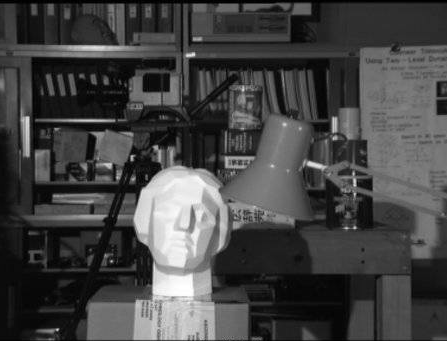
#> input picture 01-OpencvPythonTutorial/ch22/tsukuba_l.png, 447 x 341 px
$ python 02-createCLAHE.py
#> lines starting #> are read from the running program, lines starting #| are printed output that depends on the picture
# -*-coding:utf-8-*-
# @Author: Damon0626
# @Time  : 18-12-16 下午2:53
# @Email : wwymsn@163.com
# @Software: PyCharm

import cv2
import matplotlib.pyplot as plt
'''
1、为什么要做直方图均衡化
在现实的拍摄过程中，比如说视频监控领域，由于其图像的灰度分布集中在较窄的范围内，这就导致了图像的细节不够清晰。
为什么不清晰呢，因为灰度分布较窄时，那么，在计算对比度的时候，对比度就很小，所以就不清晰。为了使得图像变得清晰，
那么就需要使得灰度值的差别变大，为了使得灰度值的差别变大，就意味着灰度分布就变的较宽，使得灰度值分布变得均匀，
在某个灰度级区间内，像素的个数分布大致相同，这样才能使得图像的对比度增强，细节变得清晰可见。
'''

image = cv2.imread('tsukuba_l.png', 0)
#> image is the input picture: shape (341, 447); min 0, max 255, mean 68.2
plt.subplot(221), plt.hist(image.ravel(), 256, [0, 256])
plt.subplot(223), plt.imshow(image)
clahe = cv2.createCLAHE(2.0, (8, 8))
cl1 = clahe.apply(image)
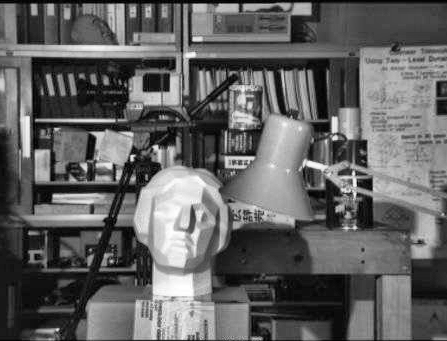
#> cl1: shape (341, 447); min 0, max 255, mean 97.8
plt.subplot(222), plt.hist(cl1.ravel(), 256, [0, 256])
plt.subplot(224), plt.imshow(cl1)
plt.show()
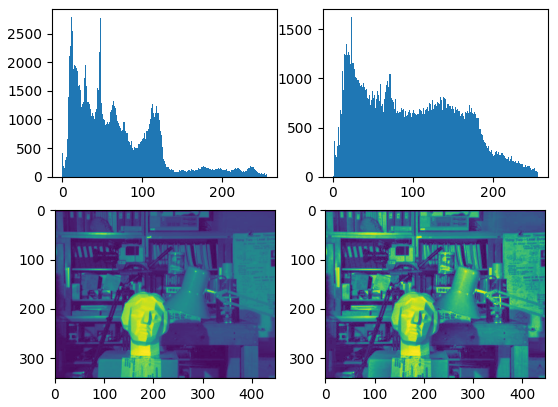
#> figure drawn by matplotlib, 4 panels; panel 1: tallest bar 2798 high, from x = 11 to 12; panel 3: tallest bar 1630 high, from x = 23 to 24

$ run again, with 01-OpencvPythonTutorial/ch22/12.png copied over 01-OpencvPythonTutorial/ch22/tsukuba_l.png
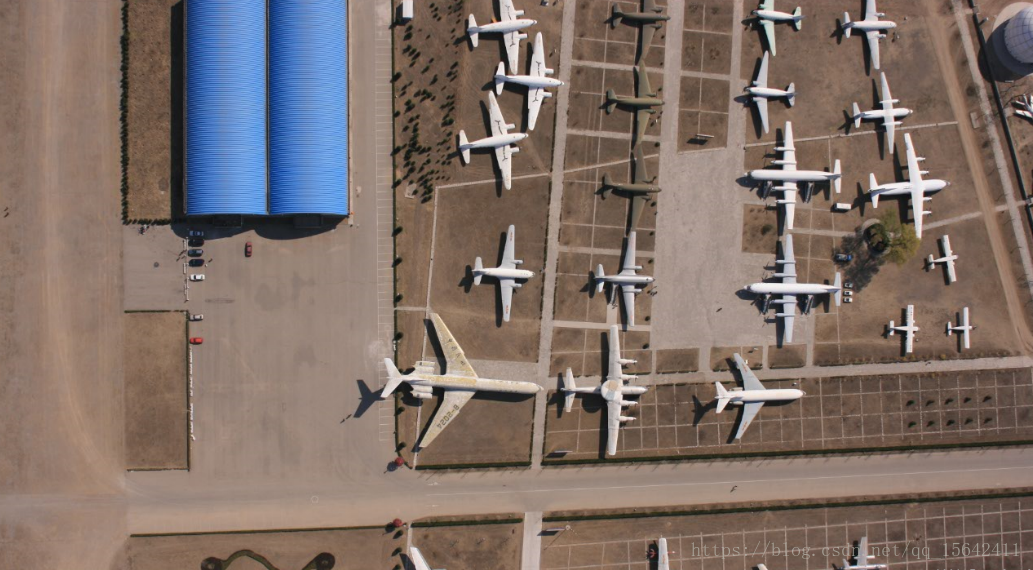
#> input picture 01-OpencvPythonTutorial/ch22/12.png, 1033 x 570 px
#> `cl1 = clahe.apply(image)`:
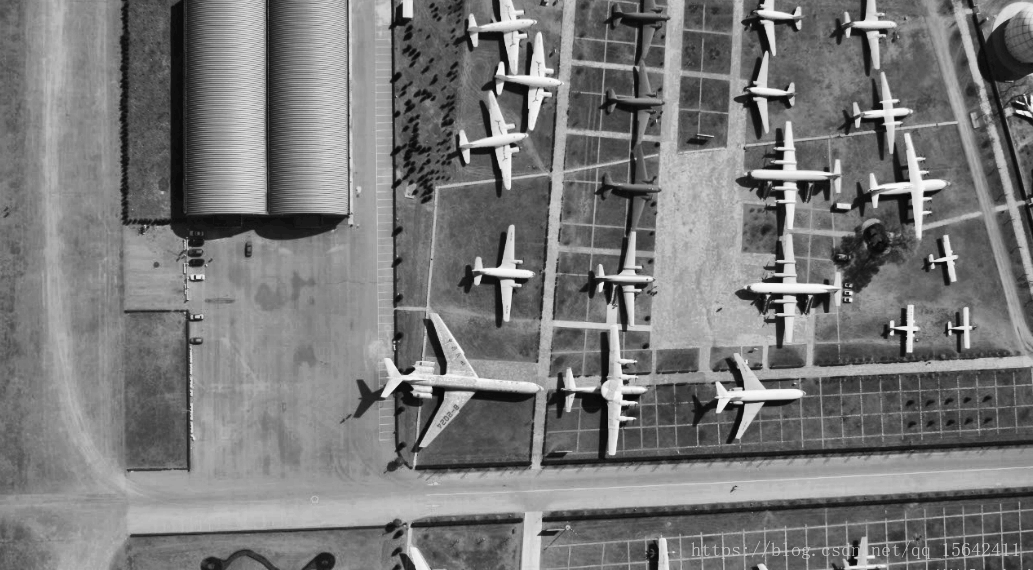
#> cl1: shape (570, 1033); min 0, max 252, mean 120.6
#> `plt.show()`:
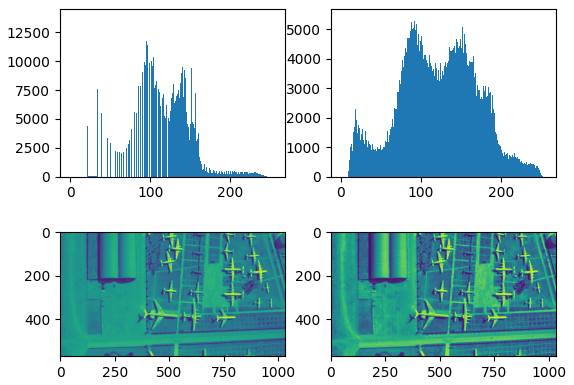
#> figure drawn by matplotlib, 4 panels; panel 1: tallest bar 13865 high, from x = 144 to 145; panel 3: tallest bar 5426 high, from x = 86 to 87

$ run again, with 01-OpencvPythonTutorial/ch22/contrast75.png copied over 01-OpencvPythonTutorial/ch22/tsukuba_l.png
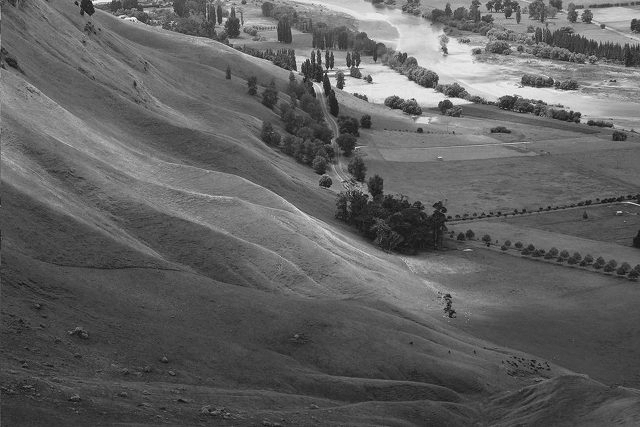
#> input picture 01-OpencvPythonTutorial/ch22/contrast75.png, 640 x 427 px
#> image is the input picture: shape (427, 640); min 7, max 255, mean 96.6
#> `cl1 = clahe.apply(image)`:
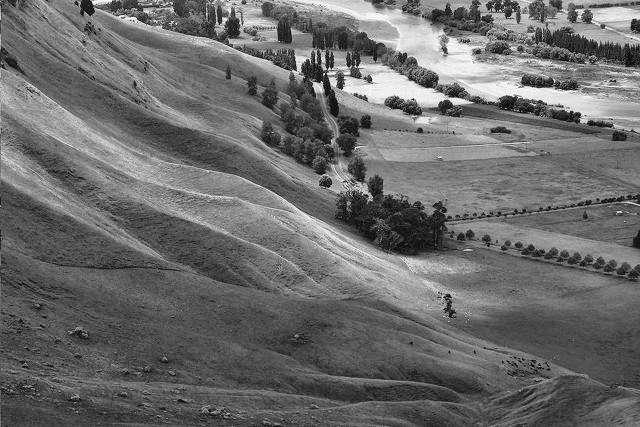
#> cl1: shape (427, 640); min 5, max 255, mean 107.2
#> `plt.show()`:
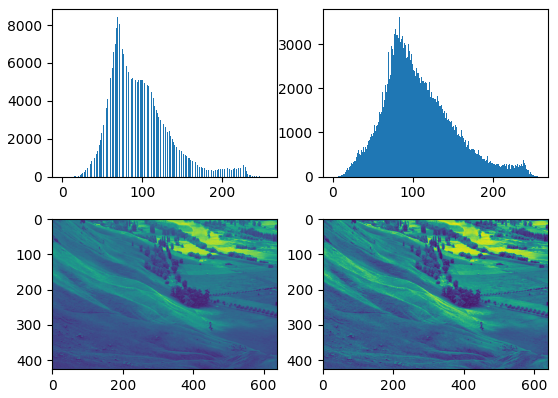
#> figure drawn by matplotlib, 4 panels; panel 1: tallest bar 8450 high, from x = 69 to 70; panel 3: tallest bar 3621 high, from x = 83 to 84

$ run again, with 01-OpencvPythonTutorial/ch22/home.jpg saved as 01-OpencvPythonTutorial/ch22/tsukuba_l.png
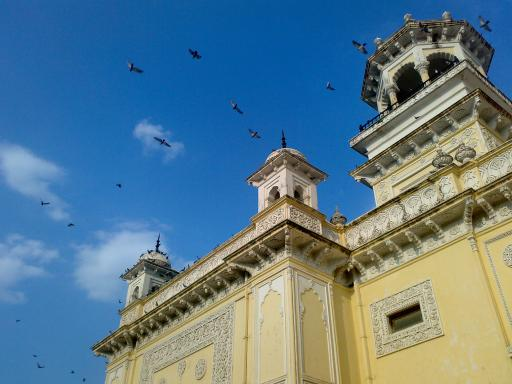
#> input picture 01-OpencvPythonTutorial/ch22/home.jpg, 512 x 384 px
#> `cl1 = clahe.apply(image)`:
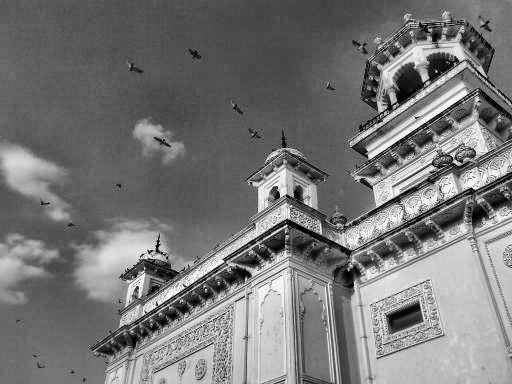
#> cl1: shape (384, 512); min 0, max 255, mean 119.1
#> `plt.show()`:
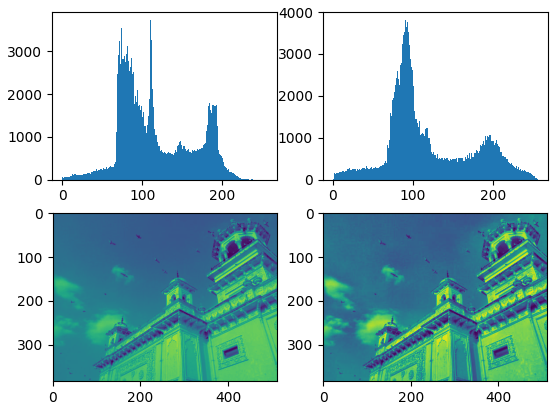
#> figure drawn by matplotlib, 4 panels; panel 1: tallest bar 3740 high, from x = 110 to 111; panel 3: tallest bar 3819 high, from x = 90 to 91
